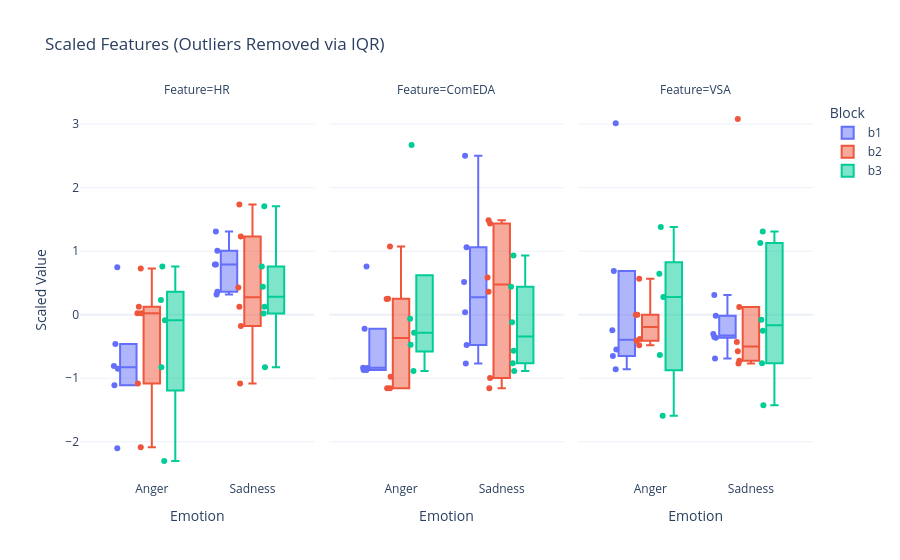

The cell this chart's notebook holds for it:
### Markdown cell above
##### Feature Visualization / Classification
Block CV correspons to Cross Validation on isolated emotion induction blocks. <br>
LOOCV is the usual Leave One Out Cross Validation, leaving one trial for testing, and using every other trial, including those inside the same emotion induction block for training. <br>
Thus, Block CV is a more accurate measure of emotion classification, but only consists of 3 Cross Validation Folds.

### Code cell
df = pd.DataFrame(all_emotion_data)
features = ["HR", "ComEDA", "VSA"]

print(f"dataset size: {len(df)} rows.")
# Outlier Removal for method 2
if method == 2:
    for feature in features:
        Q1 = df[feature].quantile(0.25)
        Q3 = df[feature].quantile(0.75)
        IQR = Q3 - Q1
        
        # Define bounds
        lower_bound = Q1 - 2 * IQR
        upper_bound = Q3 + 2 * IQR
        
        # Filter the dataframe
        df = df[(df[feature] >= lower_bound) & (df[feature] <= upper_bound)]
    
    print(f"Outliers removed. New dataset size: {len(df)} rows.")

# Scale features
scaler = StandardScaler()
# df_scaled = df.copy()
# df_scaled[features] = scaler.fit_transform(df[features])

# df_scaled = np.zeros_like(df[features])
df_scaled = df.copy()
groups = df['Block'].values
for block_id in np.unique(groups):
    mask = groups == block_id
    df_scaled.loc[mask, features] = scaler.fit_transform(df.loc[mask, features])
X = df_scaled

df_long = df_scaled.melt(
    id_vars=["Emotion", "Block"],
    value_vars=features,
    var_name="Feature",
    value_name="Scaled Value"
)

fig_box = px.box(
    df_long,
    x="Emotion",
    y="Scaled Value",
    color="Block",
    facet_col="Feature",
    points="all", # You will notice fewer 'stray' points now
    title="Scaled Features (Outliers Removed via IQR)",
    template="plotly_white"
)

fig_box.update_layout(boxmode='group', showlegend=True)
fig_box.show()

### Figure 1 — Plotly figure (JSON) as saved in the notebook; plotly's stock layout.template omitted (floating-point values rounded to 4 significant figures)
{"data": [{"alignmentgroup": "True", "boxpoints": "all", "hovertemplate": "Block=b1<br>Feature=HR<br>Emotion=%{x}<br>Scaled Value=%{y}<extra></extra>", "legendgroup": "b1", "marker": {"color": "#636efa"}, "name": "b1", "notched": false, "offsetgroup": "b1", "orientation": "v", "showlegend": true, "type": "box", "x": ["Anger", "Anger", "Anger", "Anger", "Anger", "Anger", "Sadness", "Sadness", "Sadness", "Sadness", "Sadness", "Sadness"], "x0": " ", "xaxis": "x", "y": [0.7484, -0.806, -2.101, -1.108, -0.8492, -0.4606, 0.3166, 0.7916, 0.7916, 1.007, 0.3598, 1.31], "y0": " ", "yaxis": "y"}, {"alignmentgroup": "True", "boxpoints": "all", "hovertemplate": "Block=b1<br>Feature=ComEDA<br>Emotion=%{x}<br>Scaled Value=%{y}<extra></extra>", "legendgroup": "b1", "marker": {"color": "#636efa"}, "name": "b1", "notched": false, "offsetgroup": "b1", "orientation": "v", "showlegend": false, "type": "box", "x": ["Anger", "Anger", "Anger", "Anger", "Anger", "Anger", "Sadness", "Sadness", "Sadness", "Sadness", "Sadness", "Sadness"], "x0": " ", "xaxis": "x2", "y": [-0.8374, -0.8681, 0.7602, -0.8681, -0.8353, -0.2223, -0.4763, 0.5134, 2.502, 0.03778, -0.7672, 1.061], "y0": " ", "yaxis": "y2"}, {"alignmentgroup": "True", "boxpoints": "all", "hovertemplate": "Block=b1<br>Feature=VSA<br>Emotion=%{x}<br>Scaled Value=%{y}<extra></extra>", "legendgroup": "b1", "marker": {"color": "#636efa"}, "name": "b1", "notched": false, "offsetgroup": "b1", "orientation": "v", "showlegend": false, "type": "box", "x": ["Anger", "Anger", "Anger", "Anger", "Anger", "Anger", "Sadness", "Sadness", "Sadness", "Sadness", "Sadness", "Sadness"], "x0": " ", "xaxis": "x3", "y": [3.015, 0.6898, -0.8601, -0.6484, -0.2426, -0.5474, 0.3123, -0.3627, -0.3017, -0.6877, -0.01541, -0.3509], "y0": " ", "yaxis": "y3"}, {"alignmentgroup": "True", "boxpoints": "all", "hovertemplate": "Block=b2<br>Feature=HR<br>Emotion=%{x}<br>Scaled Value=%{y}<extra></extra>", "legendgroup": "b2", "marker": {"color": "#EF553B"}, "name": "b2", "notched": false, "offsetgroup": "b2", "orientation": "v", "showlegend": true, "type": "box", "x": ["Anger", "Anger", "Anger", "Anger", "Anger", "Anger", "Sadness", "Sadness", "Sadness", "Sadness", "Sadness", "Sadness"], "x0": " ", "xaxis": "x", "y": [-2.087, 0.7292, -1.081, 0.02514, 0.02514, 0.1257, -0.176, 1.232, 0.4275, 1.735, 0.1257, -1.081], "y0": " ", "yaxis": "y"}, {"alignmentgroup": "True", "boxpoints": "all", "hovertemplate": "Block=b2<br>Feature=ComEDA<br>Emotion=%{x}<br>Scaled Value=%{y}<extra></extra>", "legendgroup": "b2", "marker": {"color": "#EF553B"}, "name": "b2", "notched": false, "offsetgroup": "b2", "orientation": "v", "showlegend": false, "type": "box", "x": ["Anger", "Anger", "Anger", "Anger", "Anger", "Anger", "Sadness", "Sadness", "Sadness", "Sadness", "Sadness", "Sadness"], "x0": " ", "xaxis": "x2", "y": [-0.9774, -1.158, 1.075, -1.158, 0.2521, 0.2457, -0.9941, -1.158, 0.3618, 1.488, 1.436, 0.5878], "y0": " ", "yaxis": "y2"}, {"alignmentgroup": "True", "boxpoints": "all", "hovertemplate": "Block=b2<br>Feature=VSA<br>Emotion=%{x}<br>Scaled Value=%{y}<extra></extra>", "legendgroup": "b2", "marker": {"color": "#EF553B"}, "name": "b2", "notched": false, "offsetgroup": "b2", "orientation": "v", "showlegend": false, "type": "box", "x": ["Anger", "Anger", "Anger", "Anger", "Anger", "Anger", "Sadness", "Sadness", "Sadness", "Sadness", "Sadness", "Sadness"], "x0": " ", "xaxis": "x3", "y": [0.5652, -0.4822, 0.0001418, -0.4099, -0.001638, -0.3824, 3.081, 0.1226, -0.7245, -0.7675, -0.5733, -0.4276], "y0": " ", "yaxis": "y3"}, {"alignmentgroup": "True", "boxpoints": "all", "hovertemplate": "Block=b3<br>Feature=HR<br>Emotion=%{x}<br>Scaled Value=%{y}<extra></extra>", "legendgroup": "b3", "marker": {"color": "#00cc96"}, "name": "b3", "notched": false, "offsetgroup": "b3", "orientation": "v", "showlegend": true, "type": "box", "x": ["Anger", "Anger", "Anger", "Anger", "Anger", "Sadness", "Sadness", "Sadness", "Sadness", "Sadness", "Sadness"], "x0": " ", "xaxis": "x", "y": [-2.303, -0.8251, -0.08635, 0.2303, 0.7579, 0.7579, 1.708, 0.01919, 0.4413, -0.8251, 0.1247], "y0": " ", "yaxis": "y"}, {"alignmentgroup": "True", "boxpoints": "all", "hovertemplate": "Block=b3<br>Feature=ComEDA<br>Emotion=%{x}<br>Scaled Value=%{y}<extra></extra>", "legendgroup": "b3", "marker": {"color": "#00cc96"}, "name": "b3", "notched": false, "offsetgroup": "b3", "orientation": "v", "showlegend": false, "type": "box", "x": ["Anger", "Anger", "Anger", "Anger", "Anger", "Sadness", "Sadness", "Sadness", "Sadness", "Sadness", "Sadness"], "x0": " ", "xaxis": "x2", "y": [-0.8852, -0.2843, -0.4746, -0.06369, 2.672, -0.7644, -0.8852, 0.4411, -0.12, -0.5678, 0.9323], "y0": " ", "yaxis": "y2"}, {"alignmentgroup": "True", "boxpoints": "all", "hovertemplate": "Block=b3<br>Feature=VSA<br>Emotion=%{x}<br>Scaled Value=%{y}<extra></extra>", "legendgroup": "b3", "marker": {"color": "#00cc96"}, "name": "b3", "notched": false, "offsetgroup": "b3", "orientation": "v", "showlegend": false, "type": "box", "x": ["Anger", "Anger", "Anger", "Anger", "Anger", "Sadness", "Sadness", "Sadness", "Sadness", "Sadness", "Sadness"], "x0": " ", "xaxis": "x3", "y": [1.381, 0.6435, -1.589, 0.2792, -0.6351, 1.13, 1.309, -0.2536, -0.7647, -0.0774, -1.424], "y0": " ", "yaxis": "y3"}], "layout": {"annotations": [{"font": {}, "showarrow": false, "text": "Feature=HR", "x": 0.16, "xanchor": "center", "xref": "paper", "y": 1, "yanchor": "bottom", "yref": "paper"}, {"font": {}, "showarrow": false, "text": "Feature=ComEDA", "x": 0.5, "xanchor": "center", "xref": "paper", "y": 1, "yanchor": "bottom", "yref": "paper"}, {"font": {}, "showarrow": false, "text": "Feature=VSA", "x": 0.84, "xanchor": "center", "xref": "paper", "y": 1, "yanchor": "bottom", "yref": "paper"}], "boxmode": "group", "legend": {"title": {"text": "Block"}, "tracegroupgap": 0}, "showlegend": true, "title": {"text": "Scaled Features (Outliers Removed via IQR)"}, "xaxis": {"anchor": "y", "domain": [0, 0.32], "title": {"text": "Emotion"}}, "xaxis2": {"anchor": "y2", "domain": [0.34, 0.66], "matches": "x", "title": {"text": "Emotion"}}, "xaxis3": {"anchor": "y3", "domain": [0.68, 1.0], "matches": "x", "title": {"text": "Emotion"}}, "yaxis": {"anchor": "x", "domain": [0, 1], "title": {"text": "Scaled Value"}}, "yaxis2": {"anchor": "x2", "domain": [0, 1], "matches": "y", "showticklabels": false}, "yaxis3": {"anchor": "x3", "domain": [0, 1], "matches": "y", "showticklabels": false}}}
